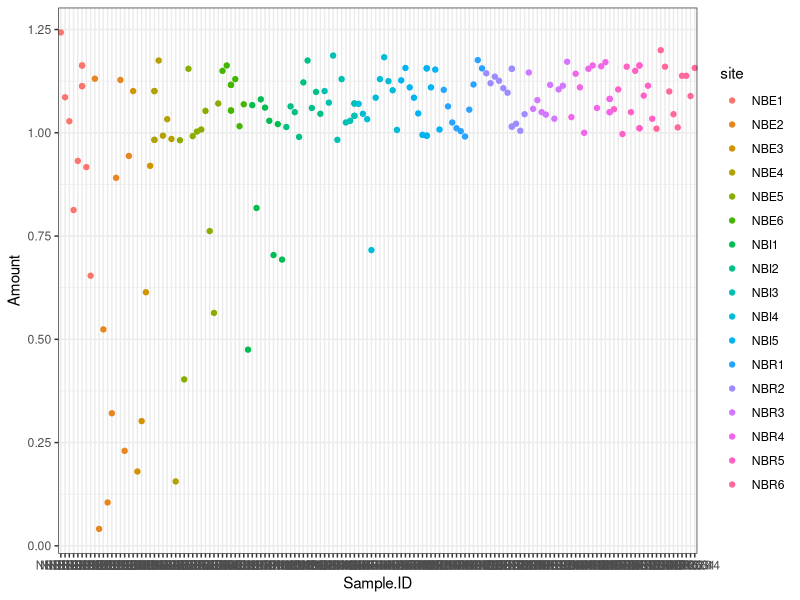
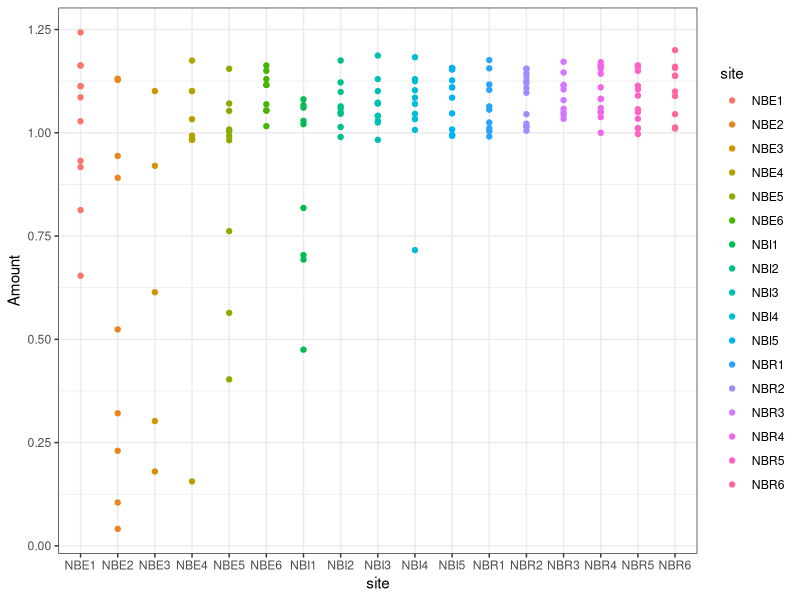
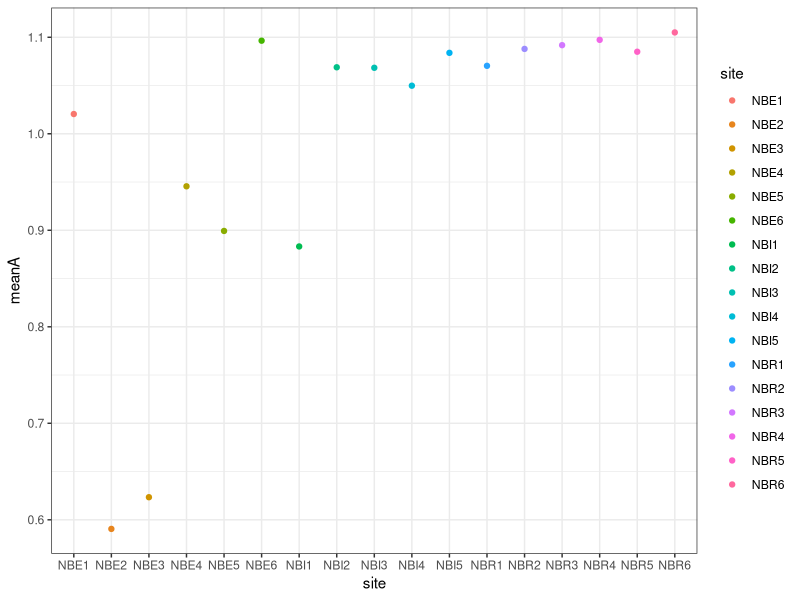
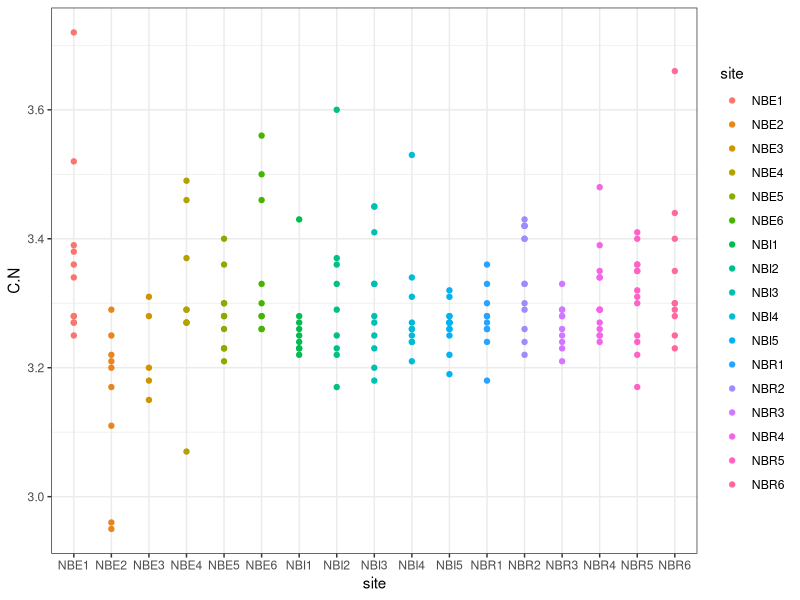
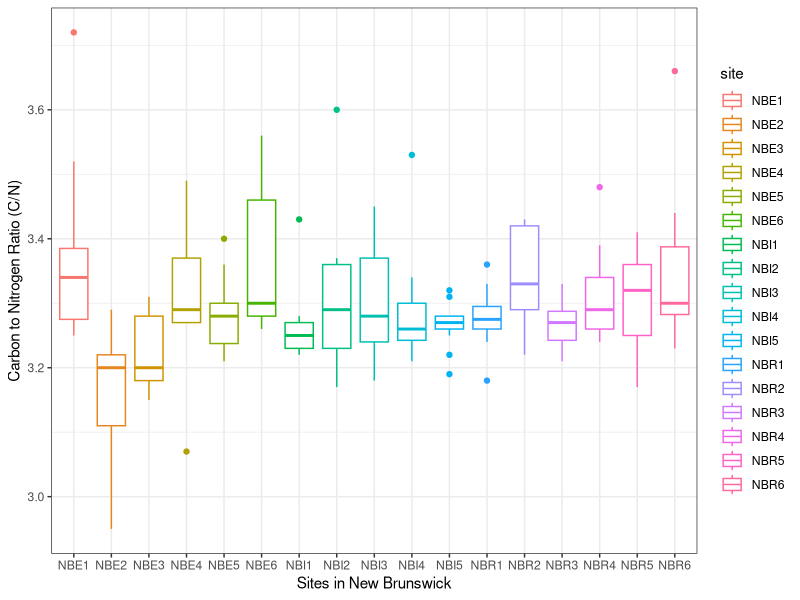
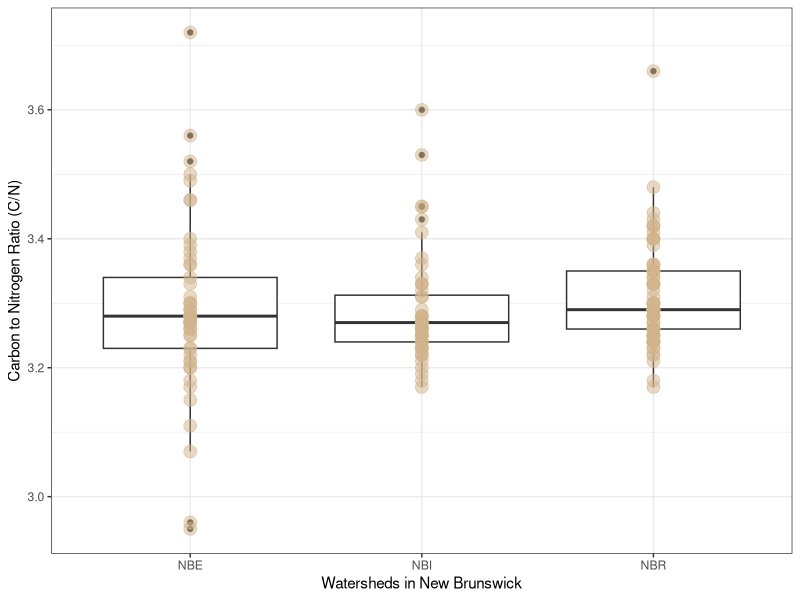

The R script that drew these images, in order:
## JD: It would be nice to have a paragraph or two about the project in the main README.md

## Avoid putting version numbers in your version-tracked filenames
## Use the version tracking to simplify your life

#################
#Assignment 2
#Lauren Negrazis 
#2017 fish isotope data
#################
library(dplyr)
library(readr)
library(stringr)

fish <- read.csv("sculpinisotopedata2017.csv")
fish

#number of rows in Sample.ID.id for fish
x <- nrow(fish)
x

## JD: Don't bother to assign unless you're going to use
## The clearest statement of what you're doing here would be
## `print(nrow(fish))`
## The print is completely functionless, but it's nice for readers

#Making new columns for each site
fish2 <- fish

## JD: This is nicely done, but you should be trying hard to figure out how to do it in a tidy way.
## It should be possible to parse the names out directly without all this indirection; we can talk

fish2$site1 <-str_extract(fish2$Sample.ID, "NBE1")
fish2$site2 <-str_extract(fish2$Sample.ID, "NBE2")
fish2$site3 <-str_extract(fish2$Sample.ID, "NBE3")
fish2$site4 <-str_extract(fish2$Sample.ID, "NBE4")
fish2$site5 <-str_extract(fish2$Sample.ID, "NBE5")
fish2$site6 <-str_extract(fish2$Sample.ID, "NBE6")
fish2$site7 <-str_extract(fish2$Sample.ID, "NBR1")
fish2$site8 <-str_extract(fish2$Sample.ID, "NBR2")
fish2$site9 <-str_extract(fish2$Sample.ID, "NBR3")
fish2$site10 <-str_extract(fish2$Sample.ID, "NBR4")
fish2$site11 <-str_extract(fish2$Sample.ID, "NBR5")
fish2$site12 <-str_extract(fish2$Sample.ID, "NBR6")
fish2$site13 <-str_extract(fish2$Sample.ID, "NBI1")
fish2$site14 <-str_extract(fish2$Sample.ID, "NBI2")
fish2$site15 <-str_extract(fish2$Sample.ID, "NBI3")
fish2$site16 <-str_extract(fish2$Sample.ID, "NBI4")
fish2$site17 <-str_extract(fish2$Sample.ID, "NBI5")
fish2$site18 <-str_extract(fish2$Sample.ID, "NBI6")

#combining them all and getting rid of the NAs
## JD: You don't actually ever do anything with fish3, right?
fish3 <- fish2

fish4 <- fish2 %>% mutate(site = coalesce(site1,site2,site3,site4,site5,site6,site7,site8,site9,site10,	site11,	site12,	site13,	site14,	site15,	site16,	site17,	site18)) %>%
  select(Sample.ID, site)


##################
#Using the same procedure adding a watershed column
##################
fish4$watershed1 <-str_extract(fish4$site, "NBE")
fish4$watershed2 <-str_extract(fish4$site, "NBR")
fish4$watershed3 <-str_extract(fish4$site, "NBI")

fish5 <- fish4 %>% mutate(watershed = coalesce(watershed1, watershed2, watershed3)) %>%
  select(Sample.ID, site, watershed
         )
#eliminating the notes column and methods columns that aren't relevant
names(fish)
fish <- fish %>% select (Sample.ID, Amount, CO2.AMPL, N2.AMPL, d13C, d15N ,X.C, X.N, C.N )

#joining the two dataframes together that combine isotope data with site and watershed data
fish6 <- fish %>%
  full_join(fish5,by="Sample.ID") 

#rearranging columns 
names(fish6)
fish6 <-fish6[,c(1,10,11,2,3,4,5,6,7,8,9)]
names(fish6)

#structure 
str(fish6)

#removing values that are too low (highlighed in red on the spreadsheet)
## All the numbers that highlighted NBE-28,NBE3-04, NBE3-34, NBE2-13, NBE2-05, NBE1-24, NBE1-16
#NBE1-16 and NBE1-25 low/poor isotope values
## JD: Maybe better to use filter instead of $ notation
fish7 <- fish6[ !(fish6$Sample.ID %in% c("NBE1-16","NBE1-25")), ]

##############
#plots
#############
library(dplyr)
library(ggplot2)
## JD: Doesn't seem to do that, I guess you would need to use some version of count()

## JD theme_set(theme_bw()) can be used once here to avoid repetition below

#Scatter plot seeing how many fish were collected from each site 
ggplot(fish7, aes(x=Sample.ID, y=Amount , colour= site))+
  geom_point() +
  theme_bw()

#Spread of amount of tissue collected from each site, 
ggplot(fish7, aes(x=site, y=Amount , colour= site))+
  geom_point() +
  theme_bw()

#mean of tissue based on amount
tissuemean <- fish7 %>%
  group_by (site) %>%
  summarise (meanA= mean(Amount))

##Plot mean amount of tissue to see how much mass we were able to collect
ggplot(tissuemean, aes(x=site, y=meanA , colour= site))+
  geom_point() +
  theme_bw()

#Seeing the spread of C/N ratio across the sites, get an idea of anomolies 
ggplot(fish7, aes(x=site, y=C.N , colour= site))+
  geom_point() +
  theme_bw()

#boxplot of data comparing C/N between sites
ggplot(fish7, aes(x= site, y= C.N, colour=site))+
  geom_boxplot()+
  xlab("Sites in New Brunswick")+
  ylab( "Carbon to Nitrogen Ratio (C/N)")+
  theme_bw()

#C/N ratio is an indicator of lipid content and gives us an idea of fish health 
#comparing between watersheds
ggplot(fish7, aes(x= watershed, y= C.N))+
  geom_boxplot()+
  geom_point(size=4, colour= "tan", alpha=0.5)+
  xlab("Watersheds in New Brunswick")+
  ylab( "Carbon to Nitrogen Ratio (C/N)")+
  theme_bw()

## JD: Maybe better to have fewer, better-designed (and/or better explained?) plots
